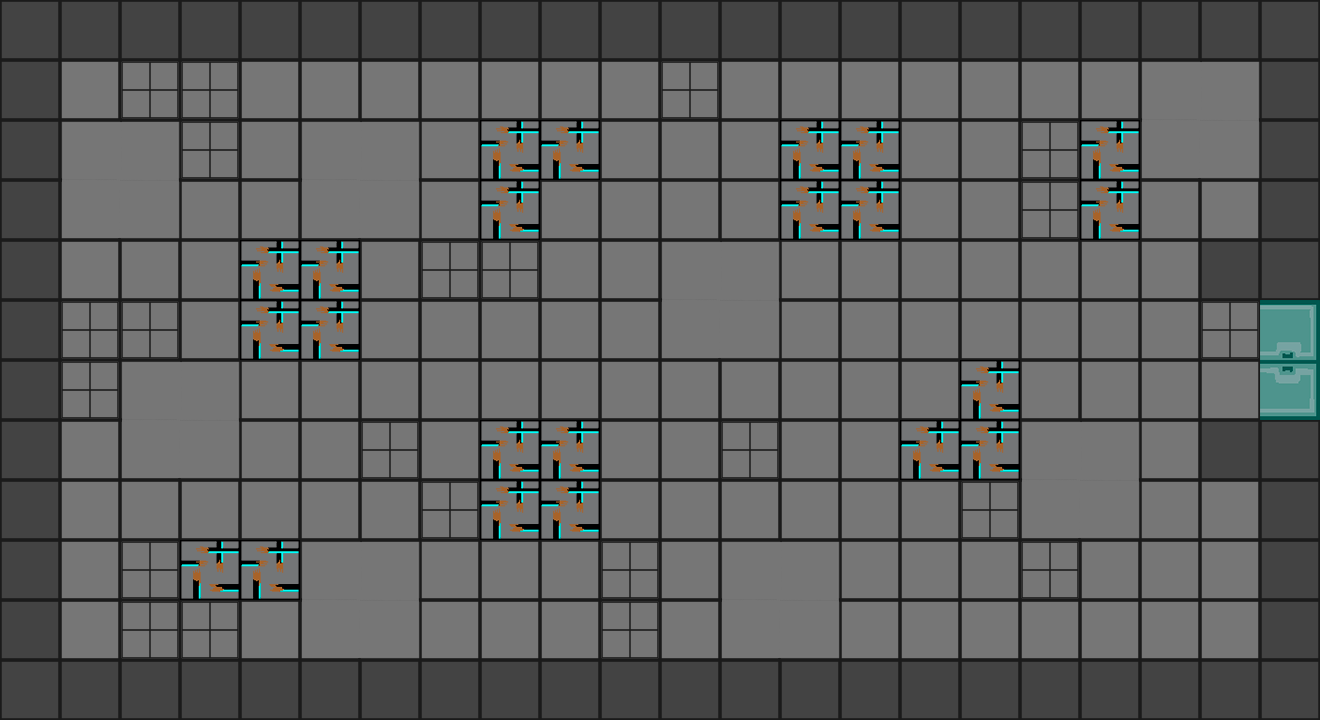

Rendered tile map (Tiled .tmx) drawn with the repository's tilesets; below, a short description and the full map source, tile grids included:
An orthogonal 22x12 tile map with 60x60 px tiles, 1 tile layer (Capa de Patrones 1) and 17 objects.

<map version="1.2" tiledversion="1.2.2" orientation="orthogonal" renderorder="right-up" width="22" height="12" tilewidth="60" tileheight="60" infinite="0" nextlayerid="5" nextobjectid="19">
 <tileset firstgid="1" name="AssetsTiles" tilewidth="60" tileheight="60" tilecount="216" columns="18">
  <image source="AssetsTiles.png" width="1080" height="720" />
 </tileset>
 <layer id="1" name="Capa de Patrones 1" width="22" height="12">
  <data encoding="csv">
38,38,38,38,38,38,38,38,38,38,38,38,38,38,38,38,38,38,38,38,38,38,
38,37,93,93,37,37,37,37,37,37,37,93,37,37,37,37,37,37,37,57,58,38,
38,57,58,93,37,57,58,37,56,56,37,37,37,56,56,37,37,93,56,75,76,38,
38,75,76,37,37,75,76,37,56,37,37,37,37,56,56,37,37,93,56,37,37,38,
38,37,37,37,56,56,37,93,93,37,37,57,58,37,37,37,37,37,37,37,38,38,
38,93,93,37,56,56,37,37,37,37,37,75,76,37,37,37,37,37,37,37,93,2,
38,93,57,58,37,37,37,37,37,37,37,37,37,37,37,37,56,37,37,37,37,20,
38,37,75,76,37,37,93,37,56,56,37,37,93,37,37,56,56,57,58,37,38,38,
38,37,37,37,37,37,37,93,56,56,37,37,37,37,37,37,93,75,76,37,37,38,
38,37,93,56,56,57,58,37,37,37,93,37,57,58,37,37,37,93,37,37,37,38,
38,37,93,93,37,75,76,37,37,37,93,37,75,76,37,37,37,37,37,37,37,38,
38,38,38,38,38,38,38,38,38,38,38,38,38,38,38,38,38,38,38,38,38,38
</data>
 </layer>
 <objectgroup id="2" name="Paredes">
  <object id="1" x="0" y="0" width="1320" height="60" />
  <object id="2" x="1260" y="0" width="60" height="300" />
  <object id="3" x="1200" y="240" width="60" height="60" />
  <object id="4" x="1200" y="420" width="120" height="60" />
  <object id="6" x="1260" y="480" width="60" height="240" />
  <object id="7" x="0" y="60" width="60" height="660" />
  <object id="8" x="0" y="660" width="1320" height="60" />
 </objectgroup>
 <objectgroup id="3" name="Puertas">
  <object id="9" x="1260" y="300" width="60" height="120" />
 </objectgroup>
 <objectgroup id="4" name="Piso Lastima">
  <object id="10" x="480" y="120" width="120" height="60" />
  <object id="11" x="480" y="180" width="60" height="60" />
  <object id="12" x="240" y="240" width="120" height="120" />
  <object id="13" x="180" y="540" width="120" height="60" />
  <object id="14" x="480" y="420" width="120" height="120" />
  <object id="15" x="780" y="120" width="120" height="120" />
  <object id="16" x="960" y="360" width="60" height="120" />
  <object id="17" x="900" y="420" width="60" height="60" />
  <object id="18" x="1080" y="120" width="60" height="120" />
 </objectgroup>
</map>
